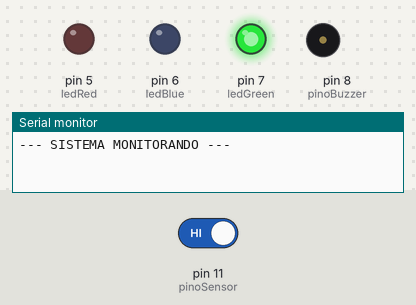
A sketch run on a simulated Arduino Uno, built with avr-gcc and run on an emulated ATmega328P. Shown: output pins drawn as LEDs (lit = HIGH), buzzer (waves = sounding), the last lines printed to the serial monitor. The test bench sets the inputs (shaded band); at power-on: pin 11 (pinoSensor) HIGH.

Above: at 1.2 s.
1.3 s: pin 11 (pinoSensor) driven LOW
At 1.8 s:
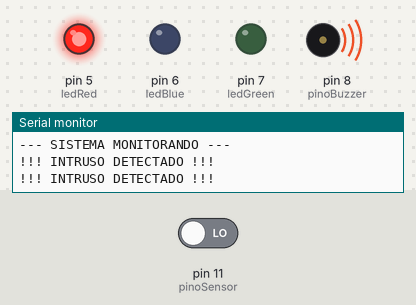
2.8 s: pin 11 (pinoSensor) driven HIGH
At 3.2 s:
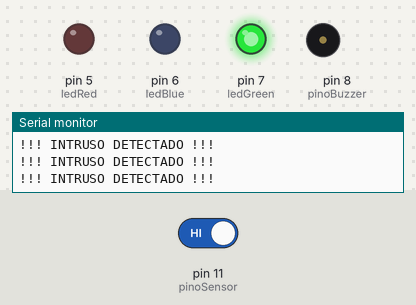
Timing chart, 0 to 5.8 s (numbered marks = the images above; inputs shaded):
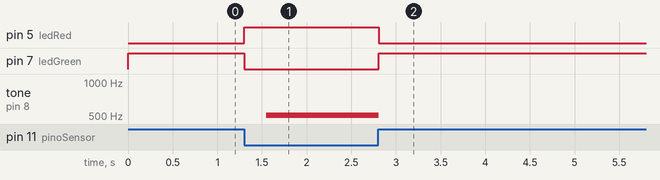

The sketch:

intruder_alarm_sensor.ino
```cpp
const int pinoSensor = 11;
const int pinoBuzzer = 8;
const int ledRed = 5;
const int ledGreen = 7;
const int ledBlue = 6;

void setup() {
  pinMode(pinoSensor, INPUT);
  pinMode(pinoBuzzer, OUTPUT);
  pinMode(ledRed, OUTPUT);
  pinMode(ledGreen, OUTPUT);
  pinMode(ledBlue, OUTPUT);

  Serial.begin(9600);
  Serial.println("--- SISTEMA MONITORANDO ---");
}

void loop() {
  int detectou = digitalRead(pinoSensor); // Lemos apenas uma vez aqui

  if (detectou == LOW) { // Lógica Inversa: 0V = Objeto presente
    Serial.println("!!! INTRUSO DETECTADO !!!");

    // Status Visual: Alerta Vermelho
    digitalWrite(ledGreen, LOW);
    digitalWrite(ledRed, HIGH);
    digitalWrite(ledBlue, LOW);

    // Som da Sirene (Descendo a frequência)
    for (int freq = 1000; freq > 500; freq -= 10) {
      tone(pinoBuzzer, freq);
      delay(5);
    }
  }
  else { // Caminho livre
    noTone(pinoBuzzer);

    // Status Visual: Seguro (Verde)
    digitalWrite(ledRed, LOW);
    digitalWrite(ledGreen, HIGH);
    digitalWrite(ledBlue, LOW);
  }

  delay(50); // Estabilização do sensor
}
```

Measured:
- after the input at 1.3 s, pin 5 (ledRed): LOW → HIGH at once; pin 7 (ledGreen): HIGH → LOW at once; tone on pin 8 (pinoBuzzer): silent → 510 Hz after 0.25 s
- after the input at 2.8 s, pin 5 (ledRed): HIGH → LOW at once; pin 7 (ledGreen): LOW → HIGH at once; tone on pin 8 (pinoBuzzer): 510 Hz → silent at once
